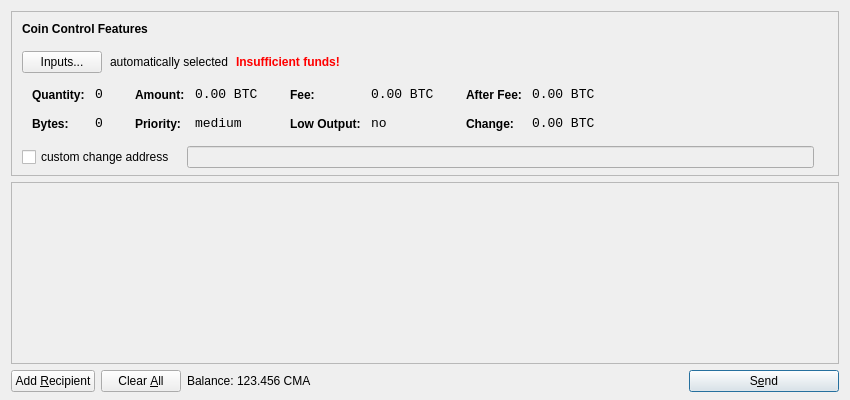
<?xml version="1.0" encoding="UTF-8"?>
<ui version="4.0">
 <class>SendCoinsDialog</class>
 <widget class="QDialog" name="SendCoinsDialog">
  <property name="geometry">
   <rect>
    <x>0</x>
    <y>0</y>
    <width>850</width>
    <height>400</height>
   </rect>
  </property>
  <property name="windowTitle">
   <string>Send Coins</string>
  </property>
  <layout class="QVBoxLayout" name="verticalLayout" stretch="0,1,0">
   <property name="bottomMargin">
    <number>8</number>
   </property>
   <item>
    <widget class="QFrame" name="frameCoinControl">
     <property name="sizePolicy">
      <sizepolicy hsizetype="Expanding" vsizetype="Expanding">
       <horstretch>0</horstretch>
       <verstretch>0</verstretch>
      </sizepolicy>
     </property>
     <property name="maximumSize">
      <size>
       <width>16777215</width>
       <height>16777215</height>
      </size>
     </property>
     <property name="frameShape">
      <enum>QFrame::StyledPanel</enum>
     </property>
     <property name="frameShadow">
      <enum>QFrame::Sunken</enum>
     </property>
     <layout class="QVBoxLayout" name="verticalLayoutCoinControl2">
      <property name="spacing">
       <number>-1</number>
      </property>
      <property name="leftMargin">
       <number>0</number>
      </property>
      <property name="topMargin">
       <number>0</number>
      </property>
      <property name="rightMargin">
       <number>0</number>
      </property>
      <property name="bottomMargin">
       <number>6</number>
      </property>
      <item>
       <layout class="QVBoxLayout" name="verticalLayoutCoinControl" stretch="0,0,0,0,1">
        <property name="spacing">
         <number>0</number>
        </property>
        <property name="leftMargin">
         <number>10</number>
        </property>
        <property name="topMargin">
         <number>10</number>
        </property>
        <item>
         <layout class="QHBoxLayout" name="horizontalLayoutCoinControl1">
          <property name="bottomMargin">
           <number>15</number>
          </property>
          <item>
           <widget class="QLabel" name="labelCoinControlFeatures">
            <property name="sizePolicy">
             <sizepolicy hsizetype="Preferred" vsizetype="Maximum">
              <horstretch>0</horstretch>
              <verstretch>0</verstretch>
             </sizepolicy>
            </property>
            <property name="font">
             <font>
              <weight>75</weight>
              <bold>true</bold>
             </font>
            </property>
            <property name="styleSheet">
             <string notr="true">font-weight:bold;</string>
            </property>
            <property name="text">
             <string>Coin Control Features</string>
            </property>
           </widget>
          </item>
         </layout>
        </item>
        <item>
         <layout class="QHBoxLayout" name="horizontalLayoutCoinControl2" stretch="0,0,0,0">
          <property name="spacing">
           <number>8</number>
          </property>
          <property name="bottomMargin">
           <number>10</number>
          </property>
          <item>
           <widget class="QPushButton" name="pushButtonCoinControl">
            <property name="styleSheet">
             <string notr="true"/>
            </property>
            <property name="text">
             <string>Inputs...</string>
            </property>
           </widget>
          </item>
          <item>
           <widget class="QLabel" name="labelCoinControlAutomaticallySelected">
            <property name="text">
             <string>automatically selected</string>
            </property>
            <property name="margin">
             <number>5</number>
            </property>
           </widget>
          </item>
          <item>
           <widget class="QLabel" name="labelCoinControlInsuffFunds">
            <property name="font">
             <font>
              <weight>75</weight>
              <bold>true</bold>
             </font>
            </property>
            <property name="styleSheet">
             <string notr="true">color:red;font-weight:bold;</string>
            </property>
            <property name="text">
             <string>Insufficient funds!</string>
            </property>
            <property name="margin">
             <number>5</number>
            </property>
           </widget>
          </item>
          <item>
           <spacer name="horizontalSpacerCoinControl">
            <property name="orientation">
             <enum>Qt::Horizontal</enum>
            </property>
            <property name="sizeHint" stdset="0">
             <size>
              <width>40</width>
              <height>1</height>
             </size>
            </property>
           </spacer>
          </item>
         </layout>
        </item>
        <item>
         <widget class="QWidget" name="widgetCoinControl" native="true">
          <property name="sizePolicy">
           <sizepolicy hsizetype="Preferred" vsizetype="Preferred">
            <horstretch>0</horstretch>
            <verstretch>0</verstretch>
           </sizepolicy>
          </property>
          <property name="minimumSize">
           <size>
            <width>0</width>
            <height>0</height>
           </size>
          </property>
          <property name="styleSheet">
           <string notr="true"/>
          </property>
          <layout class="QHBoxLayout" name="horizontalLayoutCoinControl5">
           <property name="margin">
            <number>0</number>
           </property>
           <item>
            <layout class="QHBoxLayout" name="horizontalLayoutCoinControl3" stretch="0,0,0,1">
             <property name="spacing">
              <number>20</number>
             </property>
             <property name="topMargin">
              <number>0</number>
             </property>
             <property name="bottomMargin">
              <number>10</number>
             </property>
             <item>
              <layout class="QFormLayout" name="formLayoutCoinControl1">
               <property name="horizontalSpacing">
                <number>10</number>
               </property>
               <property name="verticalSpacing">
                <number>14</number>
               </property>
               <property name="leftMargin">
                <number>10</number>
               </property>
               <property name="topMargin">
                <number>4</number>
               </property>
               <property name="rightMargin">
                <number>6</number>
               </property>
               <item row="0" column="0">
                <widget class="QLabel" name="labelCoinControlQuantityText">
                 <property name="styleSheet">
                  <string notr="true">font-weight:bold;</string>
                 </property>
                 <property name="text">
                  <string>Quantity:</string>
                 </property>
                 <property name="margin">
                  <number>0</number>
                 </property>
                </widget>
               </item>
               <item row="0" column="1">
                <widget class="QLabel" name="labelCoinControlQuantity">
                 <property name="font">
                  <font>
                   <family>Monospace</family>
                   <pointsize>10</pointsize>
                  </font>
                 </property>
                 <property name="cursor">
                  <cursorShape>IBeamCursor</cursorShape>
                 </property>
                 <property name="contextMenuPolicy">
                  <enum>Qt::ActionsContextMenu</enum>
                 </property>
                 <property name="text">
                  <string notr="true">0</string>
                 </property>
                 <property name="margin">
                  <number>0</number>
                 </property>
                 <property name="textInteractionFlags">
                  <set>Qt::LinksAccessibleByMouse|Qt::TextSelectableByKeyboard|Qt::TextSelectableByMouse</set>
                 </property>
                </widget>
               </item>
               <item row="1" column="0">
                <widget class="QLabel" name="labelCoinControlBytesText">
                 <property name="styleSheet">
                  <string notr="true">font-weight:bold;</string>
                 </property>
                 <property name="text">
                  <string>Bytes:</string>
                 </property>
                </widget>
               </item>
               <item row="1" column="1">
                <widget class="QLabel" name="labelCoinControlBytes">
                 <property name="font">
                  <font>
                   <family>Monospace</family>
                   <pointsize>10</pointsize>
                  </font>
                 </property>
                 <property name="cursor">
                  <cursorShape>IBeamCursor</cursorShape>
                 </property>
                 <property name="contextMenuPolicy">
                  <enum>Qt::ActionsContextMenu</enum>
                 </property>
                 <property name="text">
                  <string notr="true">0</string>
                 </property>
                 <property name="textInteractionFlags">
                  <set>Qt::LinksAccessibleByMouse|Qt::TextSelectableByKeyboard|Qt::TextSelectableByMouse</set>
                 </property>
                </widget>
               </item>
              </layout>
             </item>
             <item>
              <layout class="QFormLayout" name="formLayoutCoinControl2">
               <property name="horizontalSpacing">
                <number>10</number>
               </property>
               <property name="verticalSpacing">
                <number>14</number>
               </property>
               <property name="leftMargin">
                <number>6</number>
               </property>
               <property name="topMargin">
                <number>4</number>
               </property>
               <property name="rightMargin">
                <number>6</number>
               </property>
               <item row="0" column="0">
                <widget class="QLabel" name="labelCoinControlAmountText">
                 <property name="styleSheet">
                  <string notr="true">font-weight:bold;</string>
                 </property>
                 <property name="text">
                  <string>Amount:</string>
                 </property>
                 <property name="margin">
                  <number>0</number>
                 </property>
                </widget>
               </item>
               <item row="0" column="1">
                <widget class="QLabel" name="labelCoinControlAmount">
                 <property name="font">
                  <font>
                   <family>Monospace</family>
                   <pointsize>10</pointsize>
                  </font>
                 </property>
                 <property name="cursor">
                  <cursorShape>IBeamCursor</cursorShape>
                 </property>
                 <property name="contextMenuPolicy">
                  <enum>Qt::ActionsContextMenu</enum>
                 </property>
                 <property name="text">
                  <string notr="true">0.00 BTC</string>
                 </property>
                 <property name="textInteractionFlags">
                  <set>Qt::LinksAccessibleByMouse|Qt::TextSelectableByKeyboard|Qt::TextSelectableByMouse</set>
                 </property>
                </widget>
               </item>
               <item row="1" column="0">
                <widget class="QLabel" name="labelCoinControlPriorityText">
                 <property name="styleSheet">
                  <string notr="true">font-weight:bold;</string>
                 </property>
                 <property name="text">
                  <string>Priority:</string>
                 </property>
                </widget>
               </item>
               <item row="1" column="1">
                <widget class="QLabel" name="labelCoinControlPriority">
                 <property name="font">
                  <font>
                   <family>Monospace</family>
                   <pointsize>10</pointsize>
                  </font>
                 </property>
                 <property name="cursor">
                  <cursorShape>IBeamCursor</cursorShape>
                 </property>
                 <property name="contextMenuPolicy">
                  <enum>Qt::ActionsContextMenu</enum>
                 </property>
                 <property name="text">
                  <string>medium</string>
                 </property>
                 <property name="textInteractionFlags">
                  <set>Qt::LinksAccessibleByMouse|Qt::TextSelectableByKeyboard|Qt::TextSelectableByMouse</set>
                 </property>
                </widget>
               </item>
              </layout>
             </item>
             <item>
              <layout class="QFormLayout" name="formLayoutCoinControl3">
               <property name="horizontalSpacing">
                <number>10</number>
               </property>
               <property name="verticalSpacing">
                <number>14</number>
               </property>
               <property name="leftMargin">
                <number>6</number>
               </property>
               <property name="topMargin">
                <number>4</number>
               </property>
               <property name="rightMargin">
                <number>6</number>
               </property>
               <item row="0" column="0">
                <widget class="QLabel" name="labelCoinControlFeeText">
                 <property name="styleSheet">
                  <string notr="true">font-weight:bold;</string>
                 </property>
                 <property name="text">
                  <string>Fee:</string>
                 </property>
                 <property name="margin">
                  <number>0</number>
                 </property>
                </widget>
               </item>
               <item row="0" column="1">
                <widget class="QLabel" name="labelCoinControlFee">
                 <property name="font">
                  <font>
                   <family>Monospace</family>
                   <pointsize>10</pointsize>
                  </font>
                 </property>
                 <property name="cursor">
                  <cursorShape>IBeamCursor</cursorShape>
                 </property>
                 <property name="contextMenuPolicy">
                  <enum>Qt::ActionsContextMenu</enum>
                 </property>
                 <property name="text">
                  <string notr="true">0.00 BTC</string>
                 </property>
                 <property name="textInteractionFlags">
                  <set>Qt::LinksAccessibleByMouse|Qt::TextSelectableByKeyboard|Qt::TextSelectableByMouse</set>
                 </property>
                </widget>
               </item>
               <item row="1" column="0">
                <widget class="QLabel" name="labelCoinControlLowOutputText">
                 <property name="styleSheet">
                  <string notr="true">font-weight:bold;</string>
                 </property>
                 <property name="text">
                  <string>Low Output:</string>
                 </property>
                </widget>
               </item>
               <item row="1" column="1">
                <widget class="QLabel" name="labelCoinControlLowOutput">
                 <property name="font">
                  <font>
                   <family>Monospace</family>
                   <pointsize>10</pointsize>
                  </font>
                 </property>
                 <property name="cursor">
                  <cursorShape>IBeamCursor</cursorShape>
                 </property>
                 <property name="contextMenuPolicy">
                  <enum>Qt::ActionsContextMenu</enum>
                 </property>
                 <property name="text">
                  <string>no</string>
                 </property>
                 <property name="textInteractionFlags">
                  <set>Qt::LinksAccessibleByMouse|Qt::TextSelectableByKeyboard|Qt::TextSelectableByMouse</set>
                 </property>
                </widget>
               </item>
              </layout>
             </item>
             <item>
              <layout class="QFormLayout" name="formLayoutCoinControl4">
               <property name="horizontalSpacing">
                <number>10</number>
               </property>
               <property name="verticalSpacing">
                <number>14</number>
               </property>
               <property name="leftMargin">
                <number>6</number>
               </property>
               <property name="topMargin">
                <number>4</number>
               </property>
               <property name="rightMargin">
                <number>6</number>
               </property>
               <item row="0" column="0">
                <widget class="QLabel" name="labelCoinControlAfterFeeText">
                 <property name="styleSheet">
                  <string notr="true">font-weight:bold;</string>
                 </property>
                 <property name="text">
                  <string>After Fee:</string>
                 </property>
                 <property name="margin">
                  <number>0</number>
                 </property>
                </widget>
               </item>
               <item row="0" column="1">
                <widget class="QLabel" name="labelCoinControlAfterFee">
                 <property name="font">
                  <font>
                   <family>Monospace</family>
                   <pointsize>10</pointsize>
                  </font>
                 </property>
                 <property name="cursor">
                  <cursorShape>IBeamCursor</cursorShape>
                 </property>
                 <property name="contextMenuPolicy">
                  <enum>Qt::ActionsContextMenu</enum>
                 </property>
                 <property name="text">
                  <string notr="true">0.00 BTC</string>
                 </property>
                 <property name="textInteractionFlags">
                  <set>Qt::LinksAccessibleByMouse|Qt::TextSelectableByKeyboard|Qt::TextSelectableByMouse</set>
                 </property>
                </widget>
               </item>
               <item row="1" column="0">
                <widget class="QLabel" name="labelCoinControlChangeText">
                 <property name="styleSheet">
                  <string notr="true">font-weight:bold;</string>
                 </property>
                 <property name="text">
                  <string>Change:</string>
                 </property>
                </widget>
               </item>
               <item row="1" column="1">
                <widget class="QLabel" name="labelCoinControlChange">
                 <property name="font">
                  <font>
                   <family>Monospace</family>
                   <pointsize>10</pointsize>
                  </font>
                 </property>
                 <property name="cursor">
                  <cursorShape>IBeamCursor</cursorShape>
                 </property>
                 <property name="contextMenuPolicy">
                  <enum>Qt::ActionsContextMenu</enum>
                 </property>
                 <property name="text">
                  <string notr="true">0.00 BTC</string>
                 </property>
                 <property name="textInteractionFlags">
                  <set>Qt::LinksAccessibleByMouse|Qt::TextSelectableByKeyboard|Qt::TextSelectableByMouse</set>
                 </property>
                </widget>
               </item>
              </layout>
             </item>
            </layout>
           </item>
          </layout>
         </widget>
        </item>
        <item>
         <layout class="QHBoxLayout" name="horizontalLayoutCoinControl4" stretch="0,0,0">
          <property name="spacing">
           <number>12</number>
          </property>
          <property name="sizeConstraint">
           <enum>QLayout::SetDefaultConstraint</enum>
          </property>
          <property name="topMargin">
           <number>5</number>
          </property>
          <property name="rightMargin">
           <number>5</number>
          </property>
          <item>
           <widget class="QCheckBox" name="checkBoxCoinControlChange">
            <property name="text">
             <string>custom change address</string>
            </property>
           </widget>
          </item>
          <item>
           <widget class="QLineEdit" name="lineEditCoinControlChange">
            <property name="enabled">
             <bool>false</bool>
            </property>
            <property name="sizePolicy">
             <sizepolicy hsizetype="Expanding" vsizetype="Fixed">
              <horstretch>0</horstretch>
              <verstretch>0</verstretch>
             </sizepolicy>
            </property>
           </widget>
          </item>
          <item>
           <widget class="QLabel" name="labelCoinControlChangeLabel">
            <property name="sizePolicy">
             <sizepolicy hsizetype="Preferred" vsizetype="Expanding">
              <horstretch>0</horstretch>
              <verstretch>0</verstretch>
             </sizepolicy>
            </property>
            <property name="minimumSize">
             <size>
              <width>0</width>
              <height>0</height>
             </size>
            </property>
            <property name="text">
             <string/>
            </property>
            <property name="margin">
             <number>3</number>
            </property>
           </widget>
          </item>
         </layout>
        </item>
        <item>
         <spacer name="verticalSpacerCoinControl">
          <property name="orientation">
           <enum>Qt::Vertical</enum>
          </property>
          <property name="sizeHint" stdset="0">
           <size>
            <width>800</width>
            <height>1</height>
           </size>
          </property>
         </spacer>
        </item>
       </layout>
      </item>
     </layout>
    </widget>
   </item>
   <item>
    <widget class="QScrollArea" name="scrollArea">
     <property name="widgetResizable">
      <bool>true</bool>
     </property>
     <widget class="QWidget" name="scrollAreaWidgetContents">
      <property name="geometry">
       <rect>
        <x>0</x>
        <y>0</y>
        <width>830</width>
        <height>165</height>
       </rect>
      </property>
      <layout class="QVBoxLayout" name="verticalLayout_2">
       <property name="margin">
        <number>0</number>
       </property>
       <item>
        <layout class="QVBoxLayout" name="entries">
         <property name="spacing">
          <number>6</number>
         </property>
        </layout>
       </item>
       <item>
        <spacer name="verticalSpacer">
         <property name="orientation">
          <enum>Qt::Vertical</enum>
         </property>
         <property name="sizeHint" stdset="0">
          <size>
           <width>20</width>
           <height>40</height>
          </size>
         </property>
        </spacer>
       </item>
      </layout>
     </widget>
    </widget>
   </item>
   <item>
    <layout class="QHBoxLayout" name="horizontalLayout">
     <item>
      <widget class="QPushButton" name="addButton">
       <property name="toolTip">
        <string>Send to multiple recipients at once</string>
       </property>
       <property name="text">
        <string>Add &amp;Recipient</string>
       </property>
       <property name="icon">
        <iconset resource="../bitcoin.qrc">
         <normaloff>:/icons/add</normaloff>:/icons/add</iconset>
       </property>
       <property name="autoDefault">
        <bool>false</bool>
       </property>
      </widget>
     </item>
     <item>
      <widget class="QPushButton" name="clearButton">
       <property name="sizePolicy">
        <sizepolicy hsizetype="Minimum" vsizetype="Fixed">
         <horstretch>0</horstretch>
         <verstretch>0</verstretch>
        </sizepolicy>
       </property>
       <property name="toolTip">
        <string>Remove all transaction fields</string>
       </property>
       <property name="text">
        <string>Clear &amp;All</string>
       </property>
       <property name="icon">
        <iconset resource="../bitcoin.qrc">
         <normaloff>:/icons/remove</normaloff>:/icons/remove</iconset>
       </property>
       <property name="autoRepeatDelay">
        <number>300</number>
       </property>
       <property name="autoDefault">
        <bool>false</bool>
       </property>
      </widget>
     </item>
     <item>
      <layout class="QHBoxLayout" name="horizontalLayout_2">
       <property name="spacing">
        <number>3</number>
       </property>
       <item>
        <widget class="QLabel" name="label">
         <property name="text">
          <string>Balance:</string>
         </property>
        </widget>
       </item>
       <item>
        <widget class="QLabel" name="labelBalance">
         <property name="cursor">
          <cursorShape>IBeamCursor</cursorShape>
         </property>
         <property name="text">
          <string>123.456 CMA</string>
         </property>
         <property name="textInteractionFlags">
          <set>Qt::LinksAccessibleByMouse|Qt::TextSelectableByKeyboard|Qt::TextSelectableByMouse</set>
         </property>
        </widget>
       </item>
      </layout>
     </item>
     <item>
      <spacer name="horizontalSpacer">
       <property name="orientation">
        <enum>Qt::Horizontal</enum>
       </property>
       <property name="sizeHint" stdset="0">
        <size>
         <width>40</width>
         <height>20</height>
        </size>
       </property>
      </spacer>
     </item>
     <item>
      <widget class="QPushButton" name="sendButton">
       <property name="minimumSize">
        <size>
         <width>150</width>
         <height>0</height>
        </size>
       </property>
       <property name="toolTip">
        <string>Confirm the send action</string>
       </property>
       <property name="text">
        <string>S&amp;end</string>
       </property>
       <property name="icon">
        <iconset resource="../bitcoin.qrc">
         <normaloff>:/icons/send</normaloff>:/icons/send</iconset>
       </property>
       <property name="default">
        <bool>true</bool>
       </property>
      </widget>
     </item>
    </layout>
   </item>
  </layout>
 </widget>
 <resources>
  <include location="../bitcoin.qrc"/>
 </resources>
 <connections/>
</ui>
